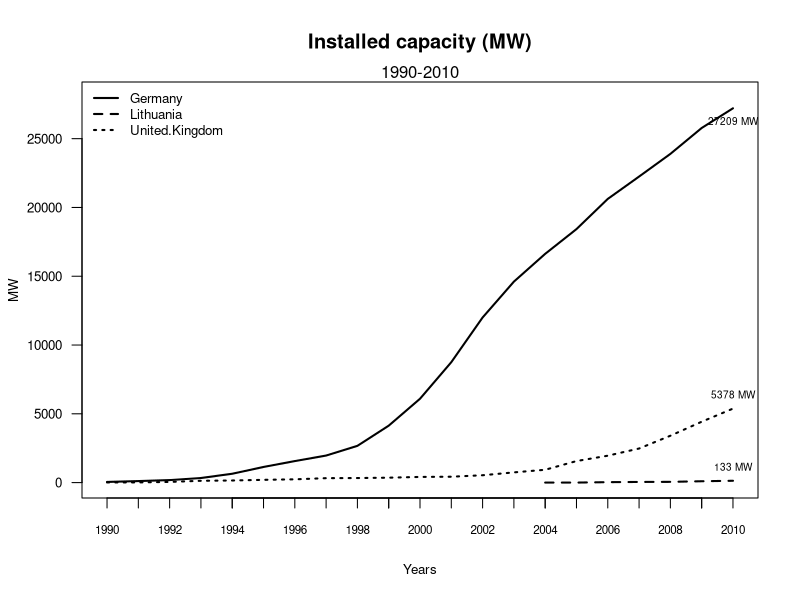

The R script that drew this image:
####################
#
#	Title: Installed capacity (MW)
#	Source: Eurostat (nrg_113a)
#	Notes: Onshore and offshore wind turbines
#
####################

subsetx = c(14:21)

capacity = read.csv("eurostat-nrg_113a_capacity-wind-MW.csv")
pdf(file="figure_capacity.pdf", height=3.5, width=5)
plot(capacity$Germany, type="l", ylim=range(0,28000), axes=F, ann=T, xlab="Years", ylab="MW", cex.lab=0.8, lwd=2)
axis(1, lab=F) #disable labels on x-axis
axis(1, at=1:21, lab=capacity$X, cex.axis=0.7)
axis(2, las=1, cex.axis=0.8)
box()
lines(x=c(15:21), y=capacity$Lithuania[15:21], type="l", lty=2, lwd=2) # only plot line from 2004
lines(capacity$United.Kingdom, type="l", lty=3, lwd=2)

#Adding labels and points to year 2010
#points(x=21,y=capacity$Germany[21], pch=16)
text(21, capacity$Germany[21], paste(capacity$Germany[21],"MW"), cex=0.6, pos=1)
#points(x=21,y=capacity$Lithuania[21], pch=17)
text(21, capacity$Lithuania[21], paste(capacity$Lithuania[21],"MW"), cex=0.6, pos=3)
#points(x=21,y=capacity$United.Kingdom[21], pch=15)
text(21, capacity$United.Kingdom[21], paste(capacity$United.Kingdom[21],"MW"), cex=0.6, pos=3)

title(main="Installed capacity (MW)")
mtext("1990-2010");
legend("topleft", names(capacity[-1]), cex=0.8, lty=1:3, lwd=2, bty="n");
dev.off()
